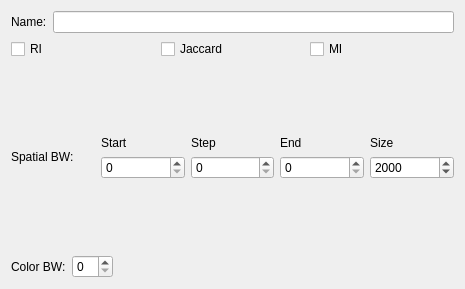
<?xml version="1.0" encoding="UTF-8"?>
<ui version="4.0">
 <class>expriment_dialog</class>
 <widget class="QDialog" name="expriment_dialog">
  <property name="geometry">
   <rect>
    <x>0</x>
    <y>0</y>
    <width>465</width>
    <height>289</height>
   </rect>
  </property>
  <property name="windowTitle">
   <string>Dialog</string>
  </property>
  <layout class="QHBoxLayout" name="horizontalLayout_5">
   <item>
    <layout class="QVBoxLayout" name="verticalLayout">
     <item>
      <layout class="QHBoxLayout" name="horizontalLayout_3">
       <item>
        <widget class="QLabel" name="label_3">
         <property name="text">
          <string>Name:</string>
         </property>
        </widget>
       </item>
       <item>
        <widget class="QLineEdit" name="txtname">
         <property name="text">
          <string/>
         </property>
        </widget>
       </item>
      </layout>
     </item>
     <item>
      <layout class="QHBoxLayout" name="horizontalLayout_4">
       <item>
        <widget class="QCheckBox" name="chBox_ri">
         <property name="text">
          <string>RI</string>
         </property>
        </widget>
       </item>
       <item>
        <widget class="QCheckBox" name="chBox_jacc">
         <property name="text">
          <string>Jaccard</string>
         </property>
        </widget>
       </item>
       <item>
        <widget class="QCheckBox" name="chBox_mi">
         <property name="text">
          <string>MI</string>
         </property>
        </widget>
       </item>
      </layout>
     </item>
     <item>
      <layout class="QHBoxLayout" name="horizontalLayout_2">
       <item>
        <layout class="QVBoxLayout" name="verticalLayout_6">
         <item>
          <spacer name="verticalSpacer_2">
           <property name="orientation">
            <enum>Qt::Vertical</enum>
           </property>
           <property name="sizeHint" stdset="0">
            <size>
             <width>20</width>
             <height>40</height>
            </size>
           </property>
          </spacer>
         </item>
         <item>
          <widget class="QLabel" name="label">
           <property name="text">
            <string>Spatial BW:</string>
           </property>
          </widget>
         </item>
         <item>
          <spacer name="verticalSpacer">
           <property name="orientation">
            <enum>Qt::Vertical</enum>
           </property>
           <property name="sizeHint" stdset="0">
            <size>
             <width>20</width>
             <height>40</height>
            </size>
           </property>
          </spacer>
         </item>
        </layout>
       </item>
       <item>
        <layout class="QVBoxLayout" name="verticalLayout_7">
         <item>
          <spacer name="verticalSpacer_3">
           <property name="orientation">
            <enum>Qt::Vertical</enum>
           </property>
           <property name="sizeHint" stdset="0">
            <size>
             <width>20</width>
             <height>40</height>
            </size>
           </property>
          </spacer>
         </item>
         <item>
          <layout class="QVBoxLayout" name="verticalLayout_2">
           <item>
            <widget class="QLabel" name="label_4">
             <property name="text">
              <string>Start</string>
             </property>
            </widget>
           </item>
           <item>
            <widget class="QSpinBox" name="sBox_start_col"/>
           </item>
          </layout>
         </item>
         <item>
          <spacer name="verticalSpacer_4">
           <property name="orientation">
            <enum>Qt::Vertical</enum>
           </property>
           <property name="sizeHint" stdset="0">
            <size>
             <width>20</width>
             <height>40</height>
            </size>
           </property>
          </spacer>
         </item>
        </layout>
       </item>
       <item>
        <layout class="QVBoxLayout" name="verticalLayout_10">
         <item>
          <spacer name="verticalSpacer_5">
           <property name="orientation">
            <enum>Qt::Vertical</enum>
           </property>
           <property name="sizeHint" stdset="0">
            <size>
             <width>20</width>
             <height>40</height>
            </size>
           </property>
          </spacer>
         </item>
         <item>
          <layout class="QVBoxLayout" name="verticalLayout_3">
           <item>
            <widget class="QLabel" name="label_5">
             <property name="text">
              <string>Step</string>
             </property>
            </widget>
           </item>
           <item>
            <widget class="QSpinBox" name="sBox_step_col"/>
           </item>
          </layout>
         </item>
         <item>
          <spacer name="verticalSpacer_6">
           <property name="orientation">
            <enum>Qt::Vertical</enum>
           </property>
           <property name="sizeHint" stdset="0">
            <size>
             <width>20</width>
             <height>40</height>
            </size>
           </property>
          </spacer>
         </item>
        </layout>
       </item>
       <item>
        <layout class="QVBoxLayout" name="verticalLayout_9">
         <item>
          <spacer name="verticalSpacer_7">
           <property name="orientation">
            <enum>Qt::Vertical</enum>
           </property>
           <property name="sizeHint" stdset="0">
            <size>
             <width>20</width>
             <height>40</height>
            </size>
           </property>
          </spacer>
         </item>
         <item>
          <layout class="QVBoxLayout" name="verticalLayout_4">
           <item>
            <widget class="QLabel" name="label_6">
             <property name="text">
              <string>End</string>
             </property>
            </widget>
           </item>
           <item>
            <widget class="QSpinBox" name="sBox_end_col"/>
           </item>
          </layout>
         </item>
         <item>
          <spacer name="verticalSpacer_9">
           <property name="orientation">
            <enum>Qt::Vertical</enum>
           </property>
           <property name="sizeHint" stdset="0">
            <size>
             <width>20</width>
             <height>40</height>
            </size>
           </property>
          </spacer>
         </item>
        </layout>
       </item>
       <item>
        <layout class="QVBoxLayout" name="verticalLayout_8">
         <item>
          <spacer name="verticalSpacer_8">
           <property name="orientation">
            <enum>Qt::Vertical</enum>
           </property>
           <property name="sizeHint" stdset="0">
            <size>
             <width>20</width>
             <height>40</height>
            </size>
           </property>
          </spacer>
         </item>
         <item>
          <layout class="QVBoxLayout" name="verticalLayout_5">
           <item>
            <widget class="QLabel" name="label_7">
             <property name="text">
              <string>Size</string>
             </property>
            </widget>
           </item>
           <item>
            <widget class="QSpinBox" name="sBox_mean_col">
             <property name="maximum">
              <number>10000</number>
             </property>
             <property name="value">
              <number>2000</number>
             </property>
            </widget>
           </item>
          </layout>
         </item>
         <item>
          <spacer name="verticalSpacer_10">
           <property name="orientation">
            <enum>Qt::Vertical</enum>
           </property>
           <property name="sizeHint" stdset="0">
            <size>
             <width>20</width>
             <height>40</height>
            </size>
           </property>
          </spacer>
         </item>
        </layout>
       </item>
      </layout>
     </item>
     <item>
      <layout class="QHBoxLayout" name="horizontalLayout">
       <item>
        <widget class="QLabel" name="label_2">
         <property name="text">
          <string>Color BW:</string>
         </property>
        </widget>
       </item>
       <item>
        <widget class="QSpinBox" name="sBox_sbw"/>
       </item>
       <item>
        <spacer name="horizontalSpacer">
         <property name="orientation">
          <enum>Qt::Horizontal</enum>
         </property>
         <property name="sizeHint" stdset="0">
          <size>
           <width>40</width>
           <height>20</height>
          </size>
         </property>
        </spacer>
       </item>
      </layout>
     </item>
    </layout>
   </item>
  </layout>
 </widget>
 <resources/>
 <connections/>
</ui>
